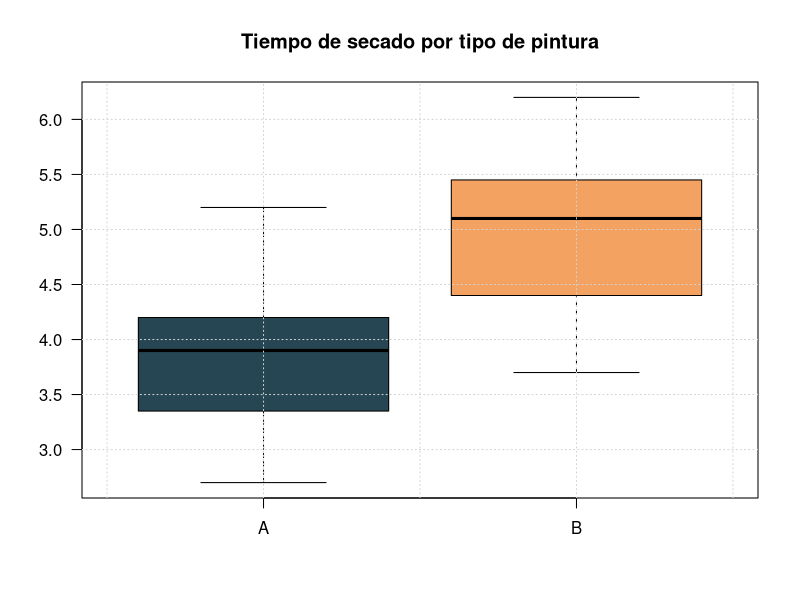

Recreate this plot in R.
## ---- chunk 1
knitr::opts_chunk$set(echo = TRUE,comment = NA)
library(knitr)
## ---- chunk 2
A=c(3.5,2.7, 3.9, 4.2, 3.6, 2.7, 3.3, 5.2, 4.2, 2.9, 4.4, 5.2, 4.0, 4.1, 3.4)
B=c(4.7, 3.9, 4.5, 5.5, 4.0, 5.3, 4.3, 6.0, 5.2, 3.7, 5.5, 6.2, 5.1, 5.4, 4.8)
boxplot(data.frame(A,B), col=c("#264653", "#f4a261"), las=1,
        main="Tiempo de secado por tipo de pintura")
grid()
cat("medias", "\n")
apply(data.frame(A,B),2, mean)
cat("\n")
cat("varianzas", "\n")
apply(data.frame(A,B),2, var)
## ---- chunk 3
var.test(A,B)$conf.int
## ---- chunk 4
t.test(A,B, var.equal=T,paired=F)$conf.int
## ---- chunk 5
pesant=c(58.2, 60.3, 61.3, 69.0, 64.0, 62.6, 56.7)
pesdes=c(60.0, 54.9, 58.1, 62.1, 58.5, 59.9, 54.4)
d= pesant -pesdes
d
cat("medias", "\n")
mean(d)
cat("\n")
cat("varianzas", "\n")
var(d)
## ---- chunk 6
data(iris)
head(iris)
## ---- chunk 7
ing = c(4.2, 5.1, 3.9, 4.7, 4.8, 5.8)
fin =c(5.7, 6.1, 5.2, 4.9, 4.6, 4.5, 5.2, 5.5)

cat("resumen ingenieros", "\n")
summary(ing)
cat("varianza ingenieros", "\n")
var(ing)

cat("\n")
cat("resumen financieros", "\n")
summary(fin)
cat("varianza financieros", "\n")
var(fin)


## ---- chunk 8
nf=c(4.1, 2.7, 3.1, 3.2, 3.0, 3.2, 2.0, 2.4, 1.6, 3.2, 3.1, 2.6, 2.0, 2.4, 2.8, 3.3, 4.0, 3.4, 3.0, 3.1, 2.7, 2.7, 3.0, 3.8, 3.2, 2.2, 3.5, 3.5, 3.8, 3.5, 3.9, 4.2, 4.3, 3.9, 3.2, 3.5, 3.5, 3.7, 4.1, 3.7, 3.5, 3.6, 3.2, 3.1, 3.4, 3.0, 3.0, 3.0, 2.7, 1.7, 3.6, 2.1, 2.4, 3.0, 3.1, 2.5, 2.5, 3.6, 2.2, 2.4, 3.1, 3.3, 2.7, 3.7, 3.0, 2.7, 3.0, 3.2, 3.1, 2.4, 3.0, 2.7, 2.5, 3.0, 3.0, 3.0, 3.2, 3.1, 3.8, 4.1, 3.7, 3.5, 3.0, 3.7, 3.7, 4.1, 3.7, 3.9, 3.7, 2.0)

cat("resumen 'notas", "\n")
summary(nf)
cat("varianza notas", "\n")
var(nf)
## ---- chunk 9
x=c(1367.6, 1411.5, 1318.7, 1193.6, 1406.2, 1425.7, 1572.4)

cat("resumen ", "\n")
summary(x)
cat("varianza ", "\n")
var(x)
## ---- chunk 10
A=c(  55145, 58026, 58795, 54660, 61153, 56969, 61764, 59094, 60456, 54557, 52484, 59600)
B=c(60970, 62409, 60546, 58508, 58974, 56682, 59483, 58048, 73107, 61977, 55974, 58522)

cat("medias", "\n")
apply(data.frame(A,B),2, mean)
cat("\n")
cat("varianzas", "\n")
apply(data.frame(A,B),2, var)
